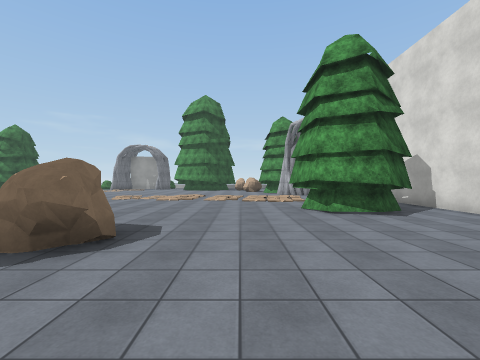
View 1 (above)

24 first-person views from a walk through a scene from a Unity 3-D project. The camera is 1.5 m above the floor, looks level and sees 90° across. The floor is counted in squares, 2 m on a side. Each view is taken from the middle of a square. On the plan, view 1 faces up. The plan holds only what a view shows up to about 9 squares ahead; the rest is blank. The place goes on beyond the plan. The player is left out. Surface patterns are stand-ins for the level's own textures.

View 2
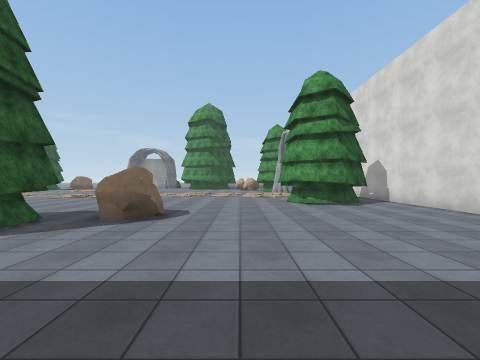

View 3
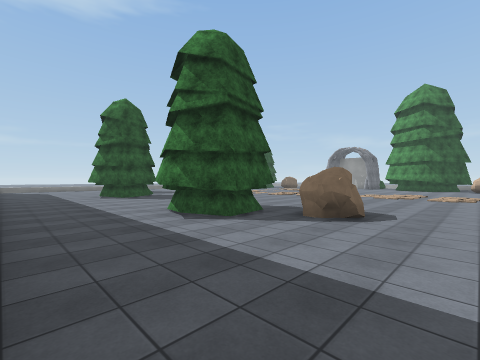

View 4
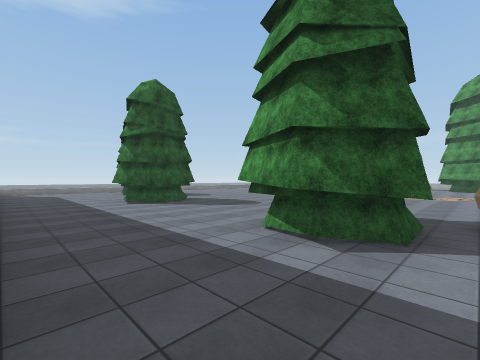

View 5
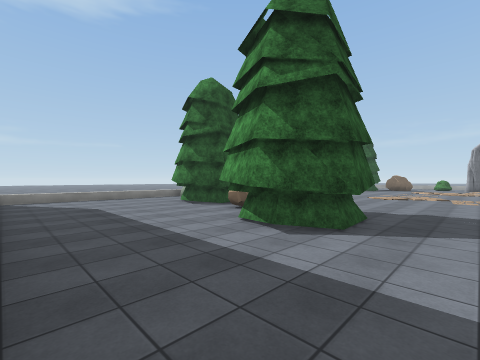

View 6
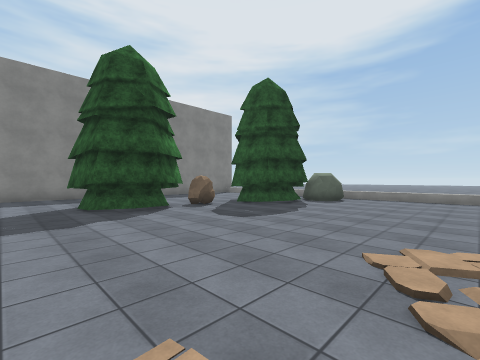

View 7
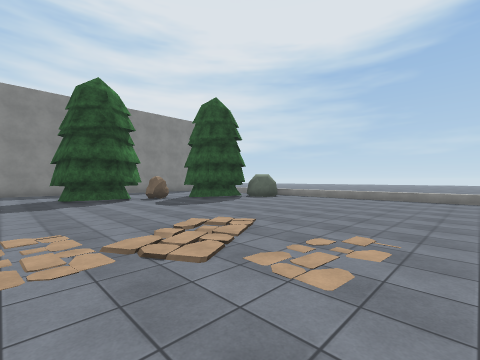

View 8
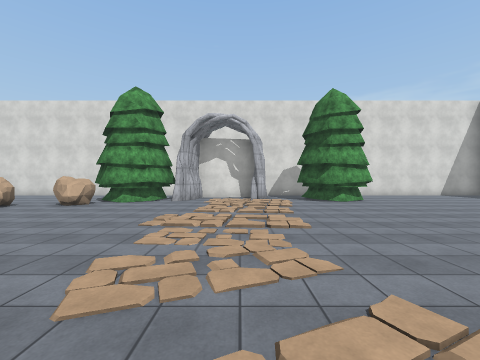

View 9
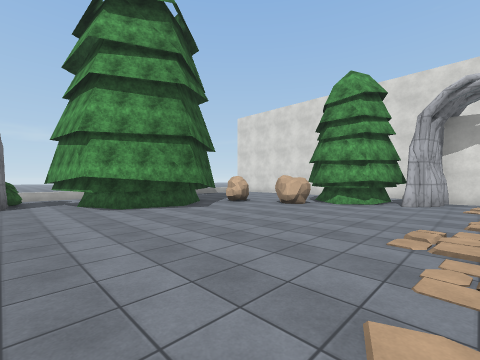

View 10
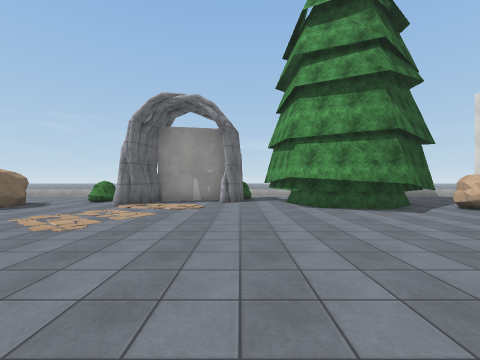

View 11
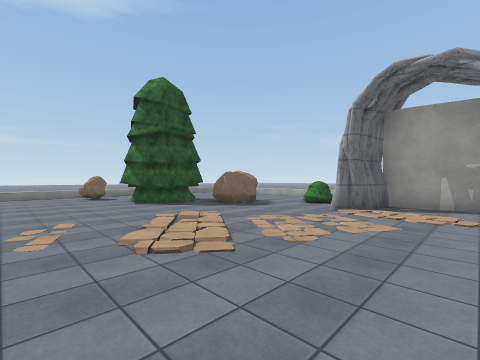

View 12
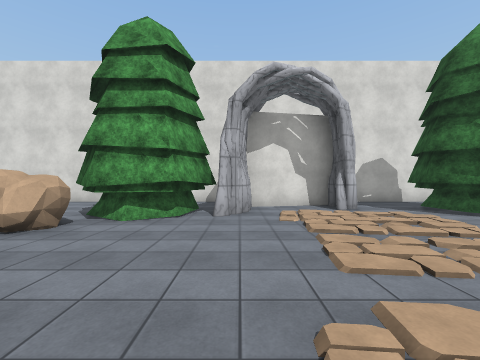

View 13
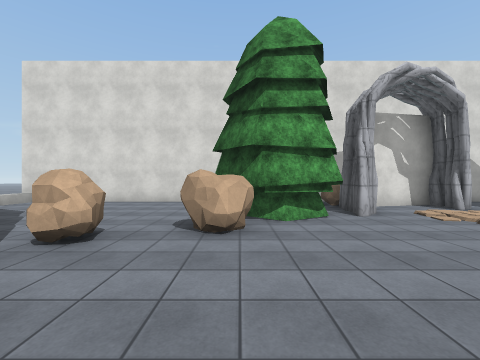

View 14
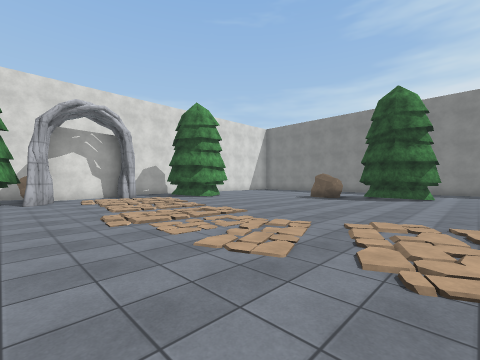

View 15
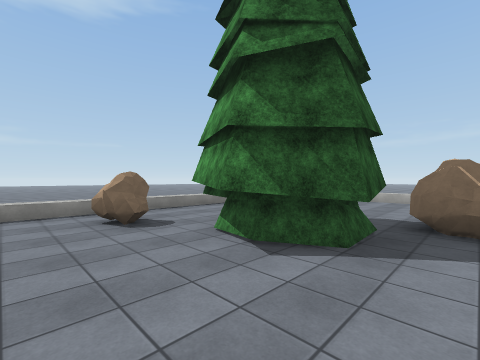

View 16
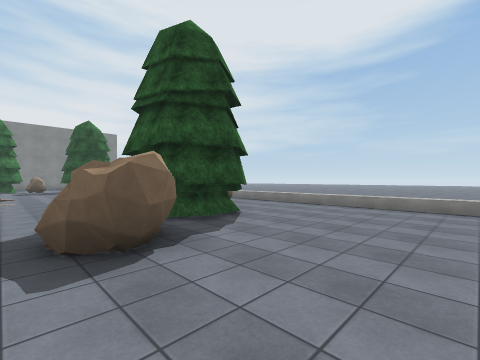

View 17
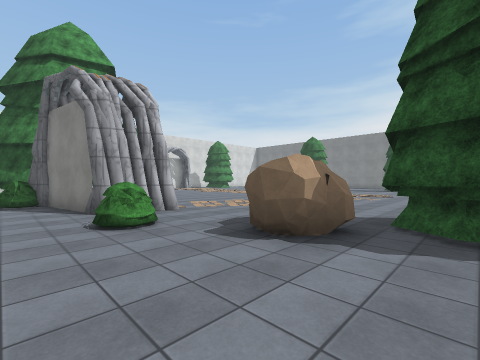

View 18
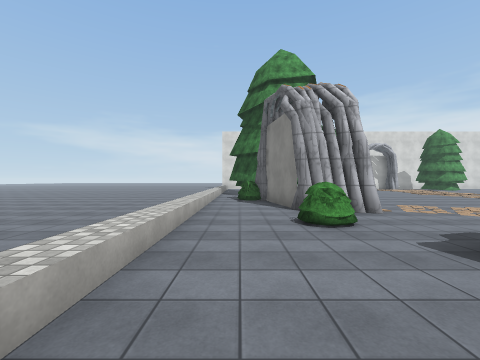

View 19
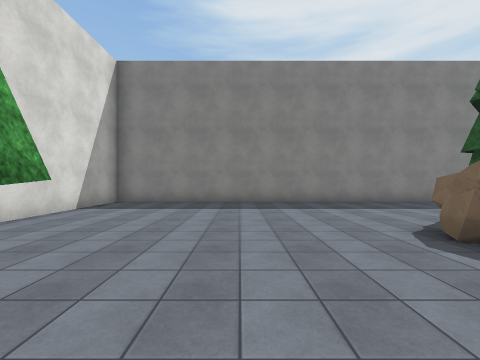

View 20
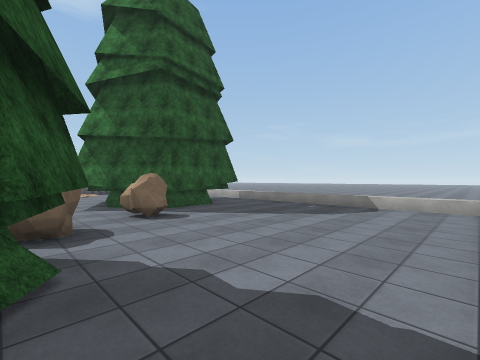

View 21
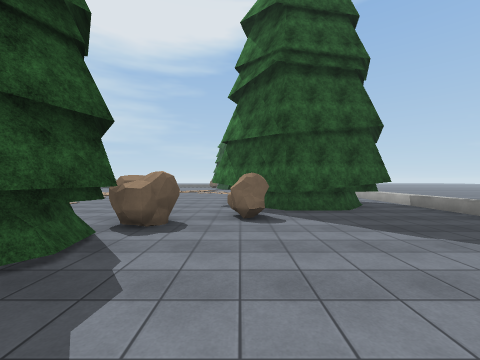

View 22
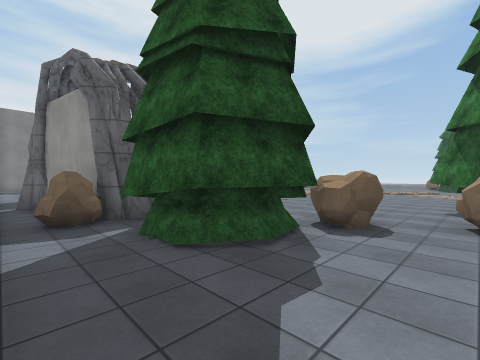

View 23
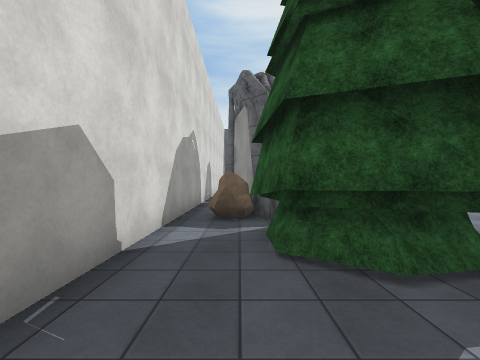

View 24
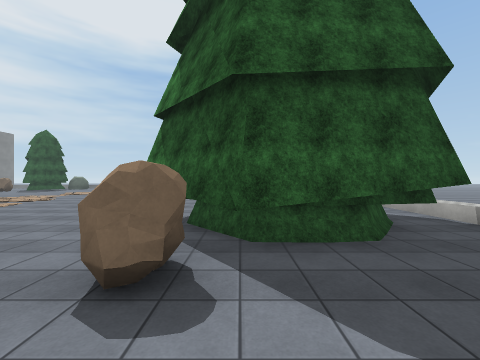

### Floor plan
Key: @ floor where view 1 was taken; # wall or solid block; . floor; / step, stairs or slope; ^ raised ledge; T tree; B bush; O other object.
Columns run from 19 left of view 1 to 6 right of it. Each row starts with its distance up from view 1.
 22    ^^^^^^^^^^^^^^^^^^^^^^
 21 ^............B TTT.......
 20 ^.......B.####TTTTT......#
 19 ^.......B.####T#  T......#
 18 ^.....O...O...T###T......#
 17 ^..TTTO........#TT.O.....#
 16 ^..T#T...........T..O....#
 15 ^OOTT...............TTT..#
 14 ^.O......//..........##T.#
 13 ^....................TT..#
 12 ^.....................#O.#
 11 ^.......... ......... .#.#
 10 ^.......... ........  .#.#
  9 ^.......... ......../ /#.#
  8 ^.......... ........./...#
  7 ^....................TTT.#
  6 ^....................T#T.#
  5  O T.................TT..#
  4 OO TT....................#
  3   T#TOTTT.....TTOO.......#
  2  ..T..T #....T#T.........#
  1 ^......TT....TTT.........#
  0 ^..................@.....#
 -1 ^........................#
 -2 ^........................#
 -3          ##  ############

Where each view was taken, in squares from view 1:
view 1: 0 up, 0 right, facing up
view 2: 2 down, 0 right, facing up
view 3: 2 down, 0 right, facing up-left
view 4: 2 down, 3 left, facing up-left
view 5: 2 down, 9 left, facing up-left
view 6: 9 up, 9 left, facing down-left
view 7: 12 up, 9 left, facing down-left
view 8: 10 up, 7 left, facing right
view 9: 11 up, 6 left, facing up-right
view 10: 11 up, 6 left, facing up
view 11: 12 up, 7 left, facing up-left
view 12: 12 up, 3 left, facing right
view 13: 15 up, 3 left, facing right
view 14: 13 up, 7 left, facing down-right
view 15: 13 up, 13 left, facing up-left
view 16: 21 up, 12 left, facing down-left
view 17: 21 up, 15 left, facing down-right
view 18: 21 up, 15 left, facing right
view 19: 6 up, 1 right, facing down
view 20: 15 up, 5 right, facing up-left
view 21: 17 up, 5 right, facing left
view 22: 17 up, 5 right, facing down-left
view 23: 17 up, 4 right, facing down
view 24: 18 up, 2 right, facing left
